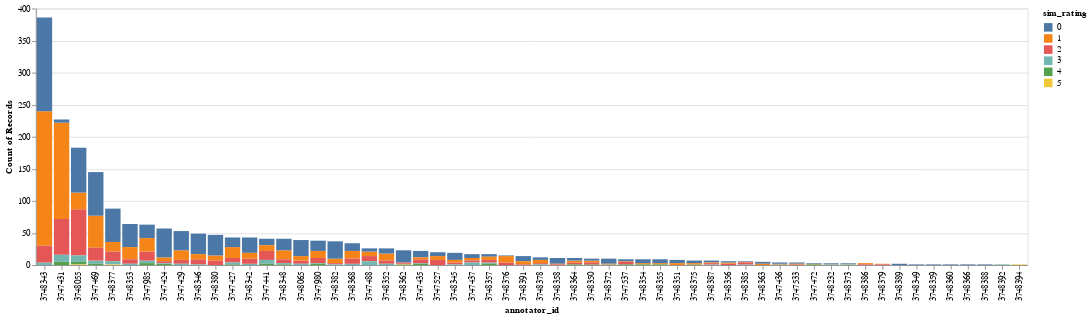

Notebook code for this chart:
### Code cell
# Altair boxplot of similarity ratings
alt.Chart(filt_df.reset_index()).mark_bar().encode(
    x=alt.X('annotator_id:N', sort='-y'),
    y=alt.Y('count()'),
    tooltip=['annotator_id', 'count()'],
    color=alt.Color('sim_rating:N')
)

### Figure 1 — Vega-Lite specification as saved in the notebook (floating-point values rounded to 4 significant figures; data arrays with more than 128 entries replaced by an {"elided": "..."} marker saying what was removed)
{"config": {"view": {"continuousWidth": 400, "continuousHeight": 300}}, "data": {"name": "data-a715e3e6ad0f75a92ee534bd985c6112"}, "mark": "bar", "encoding": {"color": {"field": "sim_rating", "type": "nominal"}, "tooltip": [{"field": "annotator_id", "type": "quantitative"}, {"aggregate": "count", "type": "quantitative"}], "x": {"field": "annotator_id", "sort": "-y", "type": "nominal"}, "y": {"aggregate": "count", "type": "quantitative"}}, "$schema": "https://vega.github.io/schema/vega-lite/v4.17.0.json", "datasets": {"data-a715e3e6ad0f75a92ee534bd985c6112": {"elided": "2028 records"}}}
